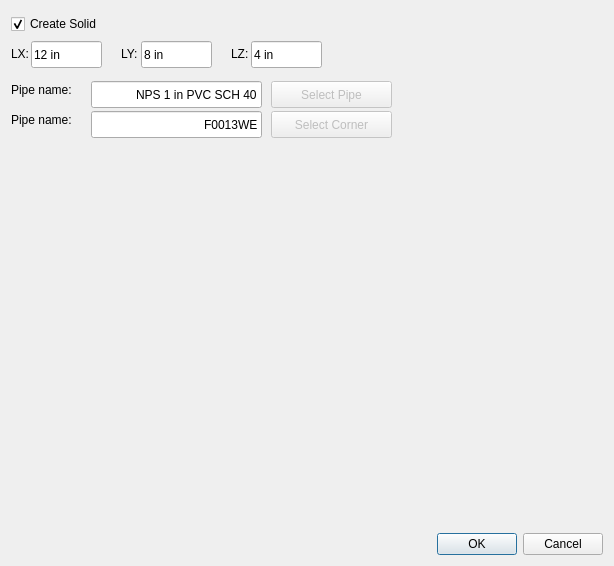
<?xml version="1.0" encoding="UTF-8"?>
<ui version="4.0">
 <class>Dialog</class>
 <widget class="QDialog" name="Dialog">
  <property name="geometry">
   <rect>
    <x>0</x>
    <y>0</y>
    <width>614</width>
    <height>566</height>
   </rect>
  </property>
  <property name="windowTitle">
   <string>Create frame box</string>
  </property>
  <layout class="QVBoxLayout" name="verticalLayout">
   <item>
    <widget class="QWidget" name="horizontalWidget" native="true">
     <property name="minimumSize">
      <size>
       <width>0</width>
       <height>134</height>
      </size>
     </property>
     <property name="layoutDirection">
      <enum>Qt::LeftToRight</enum>
     </property>
     <widget class="QCheckBox" name="checkBoxCreateSolid">
      <property name="geometry">
       <rect>
        <x>0</x>
        <y>0</y>
        <width>121</width>
        <height>26</height>
       </rect>
      </property>
      <property name="text">
       <string>Create Solid</string>
      </property>
      <property name="checked">
       <bool>true</bool>
      </property>
     </widget>
     <widget class="QLabel" name="label_3">
      <property name="geometry">
       <rect>
        <x>0</x>
        <y>30</y>
        <width>21</width>
        <height>25</height>
       </rect>
      </property>
      <property name="sizePolicy">
       <sizepolicy hsizetype="Minimum" vsizetype="Minimum">
        <horstretch>0</horstretch>
        <verstretch>0</verstretch>
       </sizepolicy>
      </property>
      <property name="maximumSize">
       <size>
        <width>200</width>
        <height>16777215</height>
       </size>
      </property>
      <property name="text">
       <string>LX:</string>
      </property>
     </widget>
     <widget class="QLineEdit" name="lineEditLX">
      <property name="geometry">
       <rect>
        <x>20</x>
        <y>30</y>
        <width>71</width>
        <height>27</height>
       </rect>
      </property>
      <property name="text">
       <string>12 in</string>
      </property>
     </widget>
     <widget class="QLabel" name="label_5">
      <property name="geometry">
       <rect>
        <x>110</x>
        <y>30</y>
        <width>21</width>
        <height>25</height>
       </rect>
      </property>
      <property name="sizePolicy">
       <sizepolicy hsizetype="Minimum" vsizetype="Minimum">
        <horstretch>0</horstretch>
        <verstretch>0</verstretch>
       </sizepolicy>
      </property>
      <property name="maximumSize">
       <size>
        <width>200</width>
        <height>16777215</height>
       </size>
      </property>
      <property name="text">
       <string>LY:</string>
      </property>
     </widget>
     <widget class="QLineEdit" name="lineEditLY">
      <property name="geometry">
       <rect>
        <x>130</x>
        <y>30</y>
        <width>71</width>
        <height>27</height>
       </rect>
      </property>
      <property name="text">
       <string>8 in</string>
      </property>
     </widget>
     <widget class="QLabel" name="label_6">
      <property name="geometry">
       <rect>
        <x>220</x>
        <y>30</y>
        <width>21</width>
        <height>25</height>
       </rect>
      </property>
      <property name="sizePolicy">
       <sizepolicy hsizetype="Minimum" vsizetype="Minimum">
        <horstretch>0</horstretch>
        <verstretch>0</verstretch>
       </sizepolicy>
      </property>
      <property name="maximumSize">
       <size>
        <width>200</width>
        <height>16777215</height>
       </size>
      </property>
      <property name="text">
       <string>LZ:</string>
      </property>
     </widget>
     <widget class="QLineEdit" name="lineEditLZ">
      <property name="geometry">
       <rect>
        <x>240</x>
        <y>30</y>
        <width>71</width>
        <height>27</height>
       </rect>
      </property>
      <property name="text">
       <string>4 in</string>
      </property>
     </widget>
     <widget class="QLabel" name="label_2">
      <property name="geometry">
       <rect>
        <x>0</x>
        <y>70</y>
        <width>91</width>
        <height>17</height>
       </rect>
      </property>
      <property name="text">
       <string>Pipe name:</string>
      </property>
     </widget>
     <widget class="QLineEdit" name="lineEditPipeName">
      <property name="geometry">
       <rect>
        <x>80</x>
        <y>70</y>
        <width>171</width>
        <height>27</height>
       </rect>
      </property>
      <property name="text">
       <string>NPS 1 in PVC SCH 40</string>
      </property>
      <property name="alignment">
       <set>Qt::AlignRight|Qt::AlignTrailing|Qt::AlignVCenter</set>
      </property>
     </widget>
     <widget class="QPushButton" name="pushButtonSelectPipe">
      <property name="enabled">
       <bool>false</bool>
      </property>
      <property name="geometry">
       <rect>
        <x>260</x>
        <y>70</y>
        <width>121</width>
        <height>27</height>
       </rect>
      </property>
      <property name="text">
       <string>Select Pipe</string>
      </property>
     </widget>
     <widget class="QPushButton" name="pushButtonSelectCorner">
      <property name="enabled">
       <bool>false</bool>
      </property>
      <property name="geometry">
       <rect>
        <x>260</x>
        <y>100</y>
        <width>121</width>
        <height>27</height>
       </rect>
      </property>
      <property name="text">
       <string>Select Corner</string>
      </property>
     </widget>
     <widget class="QLineEdit" name="lineEditCornerName">
      <property name="geometry">
       <rect>
        <x>80</x>
        <y>100</y>
        <width>171</width>
        <height>27</height>
       </rect>
      </property>
      <property name="text">
       <string>F0013WE</string>
      </property>
      <property name="alignment">
       <set>Qt::AlignRight|Qt::AlignTrailing|Qt::AlignVCenter</set>
      </property>
     </widget>
     <widget class="QLabel" name="label_7">
      <property name="geometry">
       <rect>
        <x>0</x>
        <y>100</y>
        <width>91</width>
        <height>17</height>
       </rect>
      </property>
      <property name="text">
       <string>Pipe name:</string>
      </property>
     </widget>
     <zorder>checkBoxCreateSolid</zorder>
     <zorder>tableViewParts</zorder>
     <zorder>label_3</zorder>
     <zorder>lineEditLX</zorder>
     <zorder>label_5</zorder>
     <zorder>lineEditLY</zorder>
     <zorder>label_6</zorder>
     <zorder>lineEditLZ</zorder>
     <zorder>label_2</zorder>
     <zorder>lineEditPipeName</zorder>
     <zorder>pushButtonSelectPipe</zorder>
     <zorder>pushButtonSelectCorner</zorder>
     <zorder>lineEditCornerName</zorder>
     <zorder>label_7</zorder>
    </widget>
   </item>
   <item>
    <widget class="QLabel" name="label">
     <property name="text">
      <string/>
     </property>
     <property name="pixmap">
      <pixmap>../macros/pipe-frame-box-dimensions.png</pixmap>
     </property>
     <property name="alignment">
      <set>Qt::AlignCenter</set>
     </property>
    </widget>
   </item>
   <item>
    <widget class="QDialogButtonBox" name="buttonBox">
     <property name="orientation">
      <enum>Qt::Horizontal</enum>
     </property>
     <property name="standardButtons">
      <set>QDialogButtonBox::Cancel|QDialogButtonBox::Ok</set>
     </property>
    </widget>
   </item>
  </layout>
 </widget>
 <resources/>
 <connections>
  <connection>
   <sender>buttonBox</sender>
   <signal>accepted()</signal>
   <receiver>Dialog</receiver>
   <slot>accept()</slot>
   <hints>
    <hint type="sourcelabel">
     <x>248</x>
     <y>254</y>
    </hint>
    <hint type="destinationlabel">
     <x>157</x>
     <y>274</y>
    </hint>
   </hints>
  </connection>
  <connection>
   <sender>buttonBox</sender>
   <signal>rejected()</signal>
   <receiver>Dialog</receiver>
   <slot>reject()</slot>
   <hints>
    <hint type="sourcelabel">
     <x>316</x>
     <y>260</y>
    </hint>
    <hint type="destinationlabel">
     <x>286</x>
     <y>274</y>
    </hint>
   </hints>
  </connection>
 </connections>
</ui>
